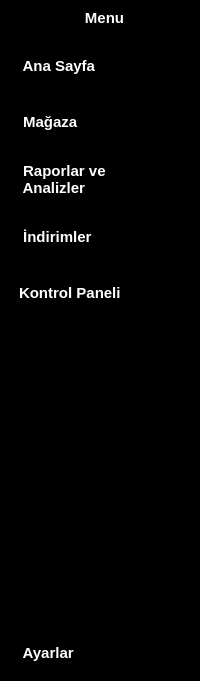
     <widget class="QWidget" name="icon_name" native="true">
      <property name="minimumSize">
       <size>
        <width>176</width>
        <height>0</height>
       </size>
      </property>
      <property name="styleSheet">
       <string notr="true">QWidget{
	background-color: rgb(0, 0, 0);
}
#icon_name {
	border-bottom-left-radius:10px;
}

QPushButton {
	color:white;
	text-align:left;
 	height: 30px;
	border :none;
	padding-left: 10px;
	border-top-left-radius:10px;
	border-bottom-left-radius:10px;
}

QPushButton:checked{
	background-color: rgb(245, 250, 254);
	color:rgb(0, 0, 0);
	font-weight:bold;
}

QPushButton:checked:hover{
	background-color: rgb(245, 250, 254);
}

QPushButton:hover  {
	background-color: rgba(255, 255, 255, 0.1);
}

QPushButton:disabled {
    color: #7f8c8d;
}
</string>
      </property>
      <layout class="QVBoxLayout" name="verticalLayout_4">
       <property name="spacing">
        <number>6</number>
       </property>
       <property name="leftMargin">
        <number>9</number>
       </property>
       <property name="topMargin">
        <number>9</number>
       </property>
       <property name="rightMargin">
        <number>0</number>
       </property>
       <property name="bottomMargin">
        <number>9</number>
       </property>
       <item>
        <layout class="QHBoxLayout" name="horizontalLayout_2">
         <item>
          <widget class="QLabel" name="label_2">
           <property name="font">
            <font>
             <pointsize>11</pointsize>
             <bold>true</bold>
            </font>
           </property>
           <property name="styleSheet">
            <string notr="true">color: rgb(255, 255, 255);</string>
           </property>
           <property name="text">
            <string>Menu</string>
           </property>
           <property name="alignment">
            <set>Qt::AlignmentFlag::AlignCenter</set>
           </property>
          </widget>
         </item>
        </layout>
       </item>
       <item>
        <layout class="QVBoxLayout" name="verticalLayout_2">
         <property name="spacing">
          <number>20</number>
         </property>
         <property name="topMargin">
          <number>15</number>
         </property>
         <property name="rightMargin">
          <number>0</number>
         </property>
         <item>
          <widget class="QPushButton" name="anasayfa">
           <property name="minimumSize">
            <size>
             <width>0</width>
             <height>36</height>
            </size>
           </property>
           <property name="font">
            <font>
             <pointsize>11</pointsize>
             <bold>true</bold>
             <kerning>true</kerning>
            </font>
           </property>
           <property name="text">
            <string> Ana Sayfa</string>
           </property>
           <property name="icon">
            <iconset resource="rec.qrc">
             <normaloff>:/icons/icon/001-home.png</normaloff>
             <normalon>:/icons/icon/002-home.png</normalon>:/icons/icon/001-home.png</iconset>
           </property>
           <property name="iconSize">
            <size>
             <width>32</width>
             <height>32</height>
            </size>
           </property>
           <property name="checkable">
            <bool>true</bool>
           </property>
           <property name="autoExclusive">
            <bool>true</bool>
           </property>
          </widget>
         </item>
         <item>
          <widget class="QPushButton" name="magaza">
           <property name="minimumSize">
            <size>
             <width>0</width>
             <height>36</height>
            </size>
           </property>
           <property name="font">
            <font>
             <pointsize>11</pointsize>
             <bold>true</bold>
             <kerning>true</kerning>
            </font>
           </property>
           <property name="text">
            <string> Mağaza</string>
           </property>
           <property name="icon">
            <iconset resource="rec.qrc">
             <normaloff>:/icons/icon/003-store.png</normaloff>
             <normalon>:/icons/icon/001-store.png</normalon>:/icons/icon/003-store.png</iconset>
           </property>
           <property name="iconSize">
            <size>
             <width>32</width>
             <height>32</height>
            </size>
           </property>
           <property name="checkable">
            <bool>true</bool>
           </property>
           <property name="autoExclusive">
            <bool>true</bool>
           </property>
          </widget>
         </item>
         <item>
          <widget class="QPushButton" name="rap_an">
           <property name="minimumSize">
            <size>
             <width>0</width>
             <height>39</height>
            </size>
           </property>
           <property name="font">
            <font>
             <pointsize>11</pointsize>
             <bold>true</bold>
             <kerning>true</kerning>
            </font>
           </property>
           <property name="text">
            <string> Raporlar ve
 Analizler</string>
           </property>
           <property name="icon">
            <iconset resource="rec.qrc">
             <normaloff>:/icons/icon/001-analyzing.png</normaloff>
             <normalon>:/icons/icon/002-analyzing.png</normalon>:/icons/icon/001-analyzing.png</iconset>
           </property>
           <property name="iconSize">
            <size>
             <width>32</width>
             <height>32</height>
            </size>
           </property>
           <property name="checkable">
            <bool>true</bool>
           </property>
           <property name="autoExclusive">
            <bool>true</bool>
           </property>
          </widget>
         </item>
         <item>
          <widget class="QPushButton" name="indirimler">
           <property name="minimumSize">
            <size>
             <width>0</width>
             <height>36</height>
            </size>
           </property>
           <property name="font">
            <font>
             <pointsize>11</pointsize>
             <bold>true</bold>
             <kerning>true</kerning>
            </font>
           </property>
           <property name="text">
            <string> İndirimler</string>
           </property>
           <property name="icon">
            <iconset resource="rec.qrc">
             <normaloff>:/icons/icon/002-tag.png</normaloff>
             <normalon>:/icons/icon/001-tag.png</normalon>:/icons/icon/002-tag.png</iconset>
           </property>
           <property name="iconSize">
            <size>
             <width>32</width>
             <height>32</height>
            </size>
           </property>
           <property name="checkable">
            <bool>true</bool>
           </property>
           <property name="autoExclusive">
            <bool>true</bool>
           </property>
          </widget>
         </item>
         <item>
          <widget class="QPushButton" name="KontrolPaneli">
           <property name="enabled">
            <bool>true</bool>
           </property>
           <property name="minimumSize">
            <size>
             <width>0</width>
             <height>36</height>
            </size>
           </property>
           <property name="font">
            <font>
             <pointsize>11</pointsize>
             <bold>true</bold>
             <kerning>true</kerning>
            </font>
           </property>
           <property name="text">
            <string>Kontrol Paneli</string>
           </property>
           <property name="icon">
            <iconset resource="rec.qrc">
             <normaloff>:/icons/icon/filterW.png</normaloff>
             <normalon>:/icons/icon/filterB.png</normalon>
             <disabledoff>:/icons/icon/filterG.png</disabledoff>:/icons/icon/filterW.png</iconset>
           </property>
           <property name="iconSize">
            <size>
             <width>32</width>
             <height>32</height>
            </size>
           </property>
           <property name="checkable">
            <bool>true</bool>
           </property>
           <property name="autoExclusive">
            <bool>true</bool>
           </property>
          </widget>
         </item>
        </layout>
       </item>
       <item>
        <spacer name="verticalSpacer_2">
         <property name="orientation">
          <enum>Qt::Orientation::Vertical</enum>
         </property>
         <property name="sizeHint" stdset="0">
          <size>
           <width>20</width>
           <height>316</height>
          </size>
         </property>
        </spacer>
       </item>
       <item>
        <widget class="QPushButton" name="ayarlar">
         <property name="minimumSize">
          <size>
           <width>0</width>
           <height>39</height>
          </size>
         </property>
         <property name="font">
          <font>
           <pointsize>11</pointsize>
           <bold>true</bold>
           <kerning>true</kerning>
          </font>
         </property>
         <property name="text">
          <string> Ayarlar</string>
         </property>
         <property name="icon">
          <iconset resource="rec.qrc">
           <normaloff>:/icons/icon/003-settings-1.png</normaloff>
           <normalon>:/icons/icon/002-settings.png</normalon>:/icons/icon/003-settings-1.png</iconset>
         </property>
         <property name="iconSize">
          <size>
           <width>32</width>
           <height>32</height>
          </size>
         </property>
         <property name="checkable">
          <bool>true</bool>
         </property>
         <property name="autoExclusive">
          <bool>true</bool>
         </property>
        </widget>
       </item>
      </layout>
     </widget>
